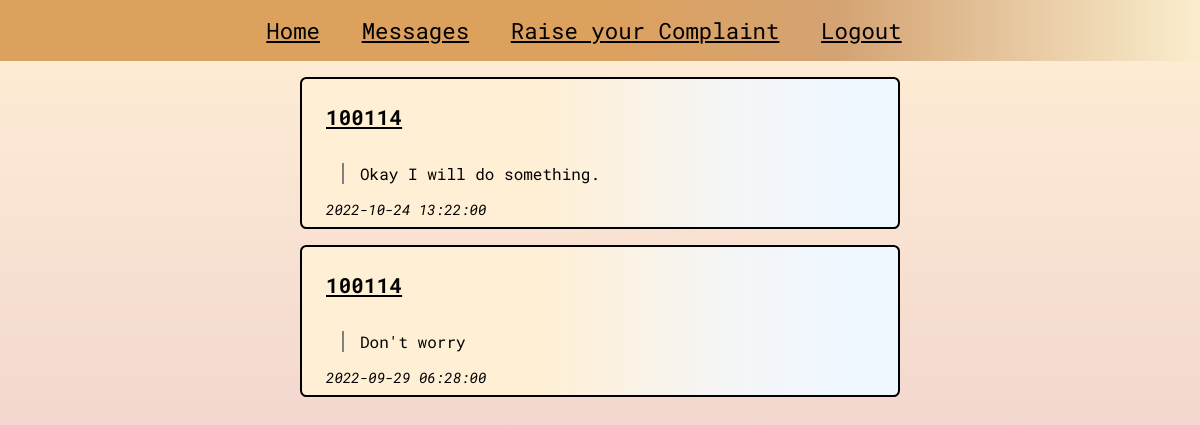
Screenshot of /studentPageMessageHistory (signed in) with the database file from the repository.
### website/models.py (models this page shows)
class Proctor(db.Model, UserMixin):
    id = db.Column(db.Integer, primary_key=True)
    proctorId = db.Column(db.String(20), unique=True)
    password = db.Column(db.String(20), unique=True)
    date_created = db.Column(db.DateTime(timezone=True), default=func.now())
    messages = db.relationship('Message', backref='proctor', passive_deletes=True)

class Message(db.Model):
    id = db.Column(db.Integer, primary_key=True)
    message = db.Column(db.String(100), nullable=False)
    date_created = db.Column(db.DateTime(timezone=True), default=func.now())
    author = db.Column(db.Integer, db.ForeignKey('proctor.id', ondelete="CASCADE"), nullable=False)
    complaintId = db.Column(db.Integer, db.ForeignKey('complaint.id', ondelete="CASCADE"), nullable=False)

### website/views.py (the view)
@views.route("/studentPageMessageHistory")
@login_required
def studentPageMessageHistory():
    messages = Message.query.all()
    complaints = Complaint.query.all()
    return render_template("./features/studentPageMessageHistory.html", messages=messages, complaints=complaints, user=current_user)

### website/__init__.py (called while the page is built)
def create_app():
    app = Flask(__name__)
    app.config["SECRET_KEY"] = "xyz123Anonymous"
    app.config["SQLALCHEMY_DATABASE_URI"] = f"sqlite:///{DB_NAME}"
    db.init_app(app)
    from .views import views
    from .auth import auth
    app.register_blueprint(views, url_prefix="/")
    app.register_blueprint(auth, url_prefix="/")
    from .models import Student, Proctor, Warden, Complaint
    create_database(app)
    login_manager = LoginManager()
    login_manager.login_view = "auth.proctorLogin"
    login_manager.init_app(app)
    @login_manager.user_loader
    def load_user(id):
        return Student.query.get(int(id))
    return app

### website/templates/features/studentPageMessageHistory.html (shortened to what this page needs)
{% extends "./home/studentHome.html" %}
{% block main %}
    {% for message in messages|reverse %}
        {% for complaint in user.complaints %}
            {% if message.complaintId == complaint.id %}
                <section class="complaint__card">
                    <section class="complaint__content">
                        <p class="complaint__by">
                            {{message.proctor.proctorId}}
                        </p>
                        <p class="complaint__text">
                            {{message.message}}
                        </p>
                        <p class="complaint__date">
                            {{message.date_created}}
                        </p>
                    </section>
                </section>
            {% endif %}
        {% endfor %}
    {% endfor %}
{% endblock main %}

### website/static/css/allHomeStyles.css (style rules this page uses)
* { font-family: 'Roboto Mono', monospace; margin: 0; padding: 0; box-sizing: border-box; }
body { width: 100vw; min-height: 100vh; max-height: max-content; background: linear-gradient(to top, #e8c2ca, papayawhip); }
.complaint__card { padding-top: 1rem; display: flex; flex-direction: column; align-items: center; gap: 1.5rem; }
.complaint__card .complaint__content { background: linear-gradient(to left, aliceblue 10%, whitesmoke 30%, papayawhip 60%); border-radius: 0.4rem; padding: 1.5rem; padding-bottom: 0.5rem; width: min(50%, 900px); height: fit-content; border: 2px solid black; }
.complaint__by { letter-spacing: 0.2px; text-decoration: underline; padding-bottom: 1rem; font-weight: 800; font-size: 1.3rem; }
.complaint__date { font-size: 0.9rem; padding-top: 1rem; font-style: italic; }
.complaint__text { margin: 1rem; margin-bottom: 0; padding-left: 1rem; border-left: 2px solid grey; }

### rows the page displays
Message: message "Okay I will do something.", date_created "2022-10-24 13:22:00"
Proctor: proctor.proctorId "100114"
Message: message "Don't worry", date_created "2022-09-29 06:28:00"
